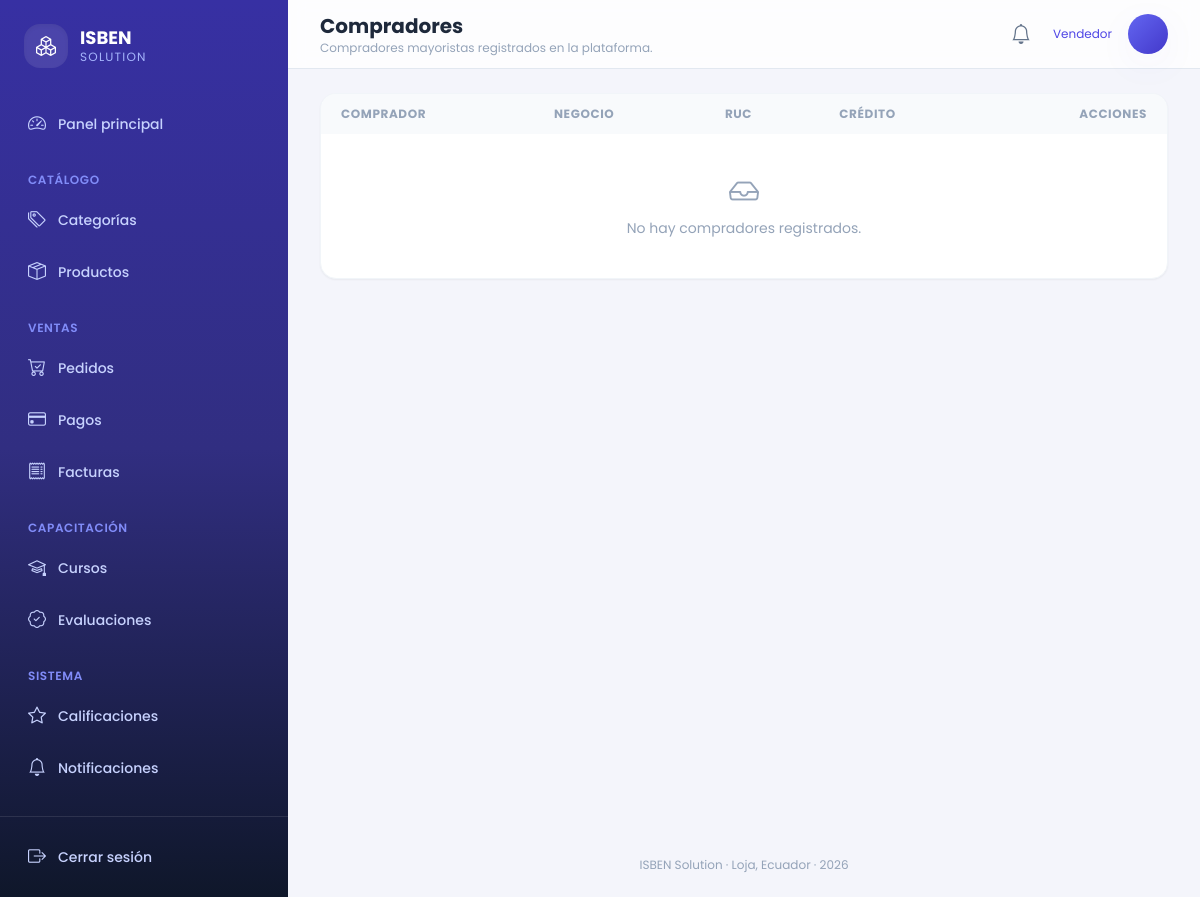
Before: /compradores/ (signed in) with the older database file.
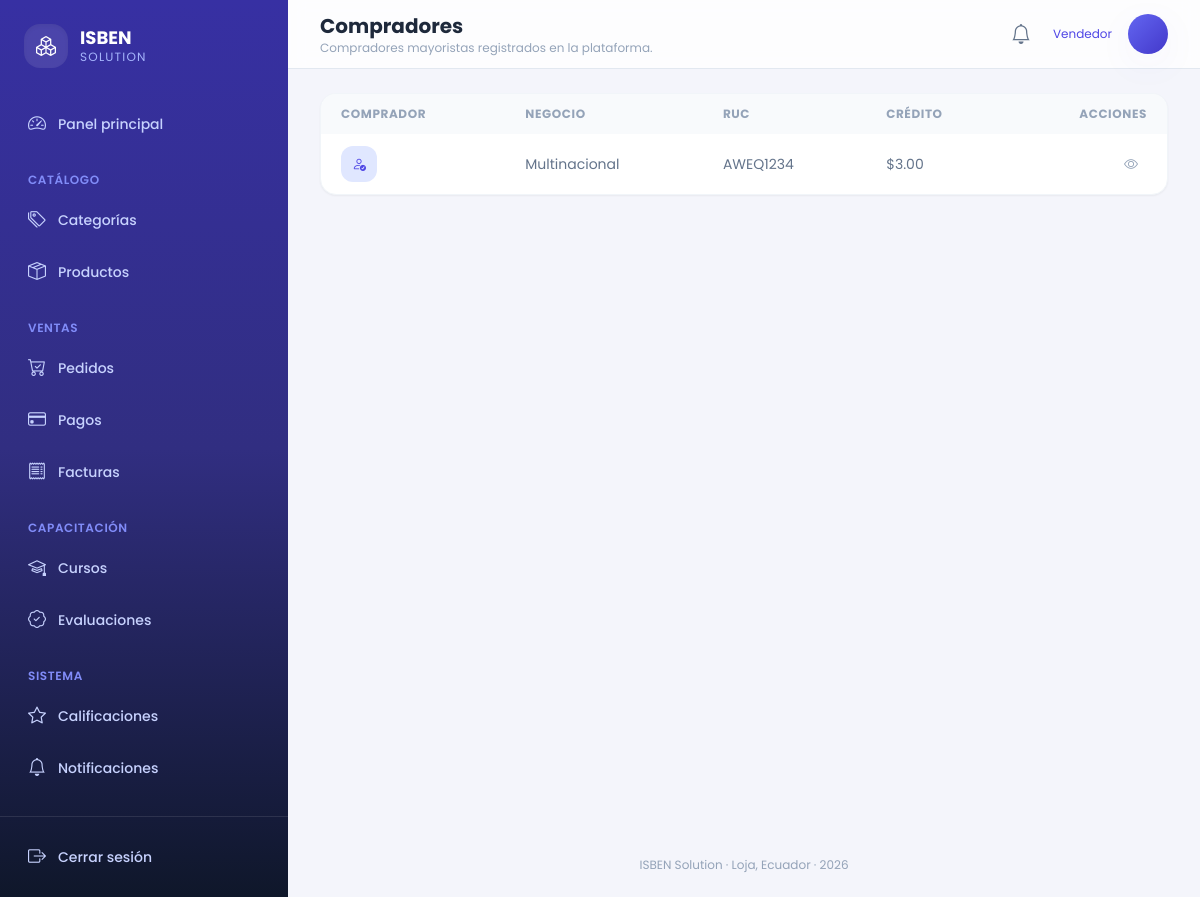
After: the same page with the newer database file.
### core/models.py (models this page shows, shortened)
class Comprador(models.Model):
    usuario           = models.OneToOneField(Usuario, on_delete=models.CASCADE,
                                             related_name='comprador')
    tipo_negocio      = models.CharField(max_length=100)
    ruc               = models.CharField(max_length=13, blank=True)
    direccion_entrega = models.TextField()
    limite_credito    = models.DecimalField(max_digits=12, decimal_places=2, default=0)
    calificacion_promedio = models.FloatField(default=0.0)
    class Meta:
        verbose_name = 'Comprador'
        verbose_name_plural = 'Compradores'

### core/views.py (the view)
# urls.py: path('compradores/', views.lista_compradores, name='lista_compradores'),
@rol_requerido('administrador', 'empresa', 'vendedor')
def lista_compradores(request):
    compradores = Comprador.objects.select_related('usuario').order_by('usuario__first_name')
    q = request.GET.get('q', '').strip()
    if q:
        compradores = compradores.filter(
            Q(usuario__first_name__icontains=q) | Q(usuario__last_name__icontains=q) |
            Q(tipo_negocio__icontains=q)
        )
    return render(request, 'core/compradores/lista.html', {'compradores': _paginar(request, compradores)})

### core/context_processors.py (called while the page is built)
def notificaciones(request):
    if request.user.is_authenticated:
        return {
            'notificaciones_no_leidas_global': request.user.notificaciones.filter(leida=False).count(),
        }
    return {}

### core/views.py (called while the page is built)
def _paginar(request, queryset, por_pagina=10):
    return Paginator(queryset, por_pagina).get_page(request.GET.get('page'))

### core/templates/core/compradores/lista.html (shortened to what this page needs)
{% extends 'core/master.html' %}
{% block header_title %}Compradores{% endblock %}
{% block header_subtitle %}Compradores mayoristas registrados en la plataforma.{% endblock %}
{% block content %}
<div class="overflow-hidden rounded-2xl border border-slate-100 bg-white shadow-sm">
  <div class="overflow-x-auto">
    <table class="w-full text-left text-sm">
      <thead class="bg-slate-50 text-xs uppercase tracking-wider text-slate-400">
        <tr>
          <th class="px-5 py-3">Comprador</th>
          <th class="px-5 py-3">Negocio</th>
          <th class="px-5 py-3">RUC</th>
          <th class="px-5 py-3">Crédito</th>
          <th class="px-5 py-3 text-right">Acciones</th>
        </tr>
      </thead>
      <tbody class="divide-y divide-slate-100">
        {% for comprador in compradores %}
        <tr class="transition hover:bg-brand-50/40">
          <td class="px-5 py-3">
            <div class="flex items-center gap-3">
              <div class="grid h-9 w-9 place-items-center rounded-xl bg-brand-100 text-brand-600"><i class="bi bi-person-check"></i></div>
            </div>
          </td>
          <td class="px-5 py-3 text-slate-500">{{ comprador.tipo_negocio }}</td>
          <td class="px-5 py-3 text-slate-500">{{ comprador.ruc|default:"—" }}</td>
          <td class="px-5 py-3 text-slate-500">${{ comprador.limite_credito }}</td>
          <td class="px-5 py-3">
            <div class="flex justify-end gap-2">
              <a href="{% url 'detalle_comprador' comprador.pk %}" class="grid h-8 w-8 place-items-center rounded-lg text-slate-400 hover:bg-slate-100 hover:text-brand-600"><i class="bi bi-eye"></i></a>
            </div>
          </td>
        </tr>
        {% empty %}
        <tr><td colspan="5" class="px-5 py-10 text-center text-slate-400"><i class="bi bi-inbox mb-2 block text-3xl"></i> No hay compradores registrados.</td></tr>
        {% endfor %}
      </tbody>
    </table>
  </div>
</div>
{% endblock %}

Changed rows visible on the page:
added Comprador: tipo_negocio "Multinacional", ruc "AWEQ1234", limite_credito "3.00"
Other visible differences:
text no longer shown: "No hay compradores registrados."
